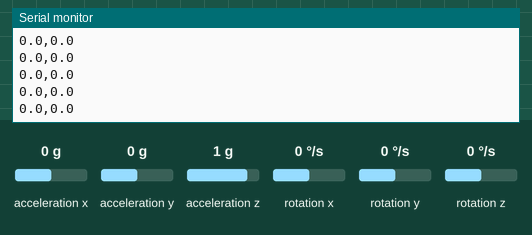
A program run on a simulated ESP32. Shown: the last lines printed to the serial monitor. Wiring (inferred from the names in the program): MPU-6050 motion sensor at I2C address 0x68. Inputs (shaded band) come from the test bench; at power-on: acceleration x 0 g, acceleration y 0 g, acceleration z 1 g, rotation x 0 °/s, rotation y 0 °/s, rotation z 0 °/s.

Above: at 1.4 s.
1.5 s: acceleration x set to -1.4 g
At 2.2 s:
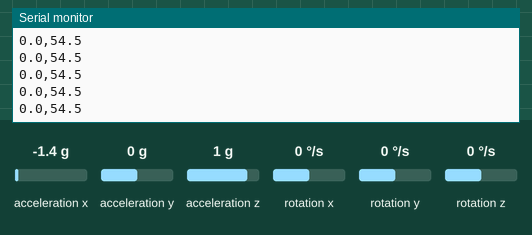
3.0 s: acceleration y set to -1.4 g
At 3.8 s:
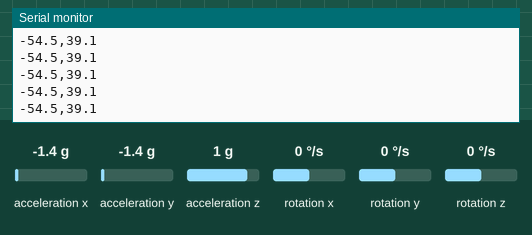
4.5 s: acceleration z set to -1.4 g
At 5.2 s:
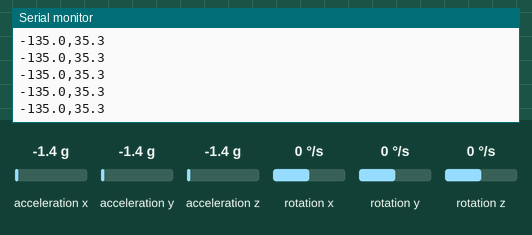
6.0 s: rotation x set to -192 °/s
At 6.9 s:
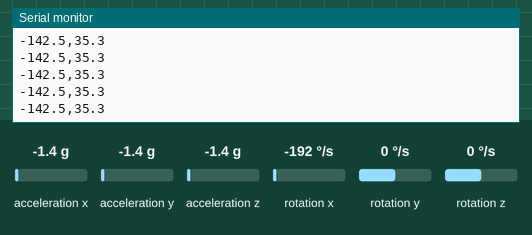
7.5 s: rotation y set to -192 °/s
At 8.3 s:
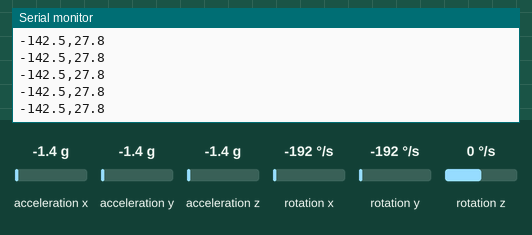
Timing chart, 0 to 10.0 s (numbered marks = the images above; inputs shaded):
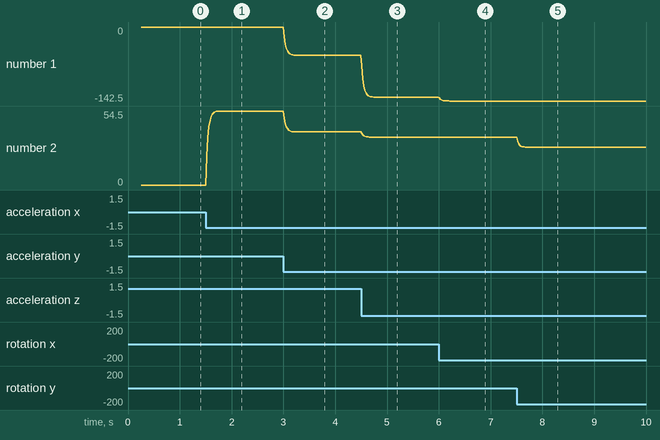

Measured:
- after the input at 1.5 s, the serial monitor: prints a new line at once (image 1)
- after the input at 3.0 s, the serial monitor: prints a new line at once (image 2)
- after the input at 4.5 s, the serial monitor: prints a new line at once (image 3)
- after the input at 6.0 s, the serial monitor: prints a new line at once (image 4)
- after the input at 7.5 s, the serial monitor: prints a new line at once (image 5)
- plotted number 1: 0 → -54.5 after the input at 3.0 s, -54.5 → -135 after the input at 4.5 s, -135 → -142.5 after the input at 6.0 s
- plotted number 2: 0 → 54.5 after the input at 1.5 s, 54.5 → 39.1 after the input at 3.0 s, 39.1 → 35.3 after the input at 4.5 s, 35.3 → 27.8 after the input at 7.5 s

The program:

main.cpp
```cpp
// ESP32 Dev Kit + MPU6050 -> "roll,pitch" lines over USB serial @115200
// Wiring: VCC->3V3  GND->GND  SDA->GPIO21  SCL->GPIO22
// Prints "ERR,<reason>" once per second if the sensor is not responding.
#include <Arduino.h>
#include <Wire.h>

#define SDA_PIN 21
#define SCL_PIN 22

uint8_t addr = 0x68;
bool mpuOk = false, firstSample = true;
float roll = 0, pitch = 0;
unsigned long lastMicros = 0, lastSend = 0, lastErr = 0;

bool probe(uint8_t a) {
  Wire.beginTransmission(a);
  Wire.write(0x75);                          // WHO_AM_I
  if (Wire.endTransmission(false) != 0) return false;
  if (Wire.requestFrom(a, (uint8_t)1) != 1) return false;
  uint8_t id = Wire.read();
  return id == 0x68 || id == 0x69 || id == 0x70 || id == 0x71 || id == 0x72 || id == 0x98;
}

bool initMPU() {
  if (probe(0x68)) addr = 0x68;
  else if (probe(0x69)) addr = 0x69;
  else return false;
  Wire.beginTransmission(addr);
  Wire.write(0x6B); Wire.write(0x00);        // wake up
  if (Wire.endTransmission(true) != 0) return false;
  delay(50);
  lastMicros = micros();
  firstSample = true;
  return true;
}

int16_t rd16() { int16_t h = Wire.read(); return (h << 8) | Wire.read(); }

void setup() {
  Serial.begin(115200);
  Wire.begin(SDA_PIN, SCL_PIN);
  Wire.setClock(400000);
  delay(200);
  mpuOk = initMPU();
}

void loop() {
  if (!mpuOk) {
    if (millis() - lastErr >= 1000) {
      lastErr = millis();
      Serial.println("ERR,MPU6050 not found - check SDA=GPIO21 SCL=GPIO22 3V3 GND");
      mpuOk = initMPU();
    }
    return;
  }

  Wire.beginTransmission(addr);
  Wire.write(0x3B);
  Wire.endTransmission(false);
  if (Wire.requestFrom(addr, (uint8_t)14) != 14) {
    mpuOk = false;
    Serial.println("ERR,MPU6050 read failed - loose wire?");
    return;
  }

  float ax = rd16(), ay = rd16(), az = rd16();
  rd16();                                    // temperature
  float gx = rd16(), gy = rd16();

  unsigned long now = micros();
  float dt = (now - lastMicros) / 1e6f;
  lastMicros = now;

  float accRoll  = atan2f(ay, az) * RAD_TO_DEG;
  float accPitch = atan2f(-ax, sqrtf(ay * ay + az * az)) * RAD_TO_DEG;

  if (firstSample) { roll = accRoll; pitch = accPitch; firstSample = false; }
  else {
    roll  = 0.96f * (roll  + gx / 131.0f * dt) + 0.04f * accRoll;
    pitch = 0.96f * (pitch + gy / 131.0f * dt) + 0.04f * accPitch;
  }

  if (millis() - lastSend >= 20) {           // 50 Hz
    lastSend = millis();
    Serial.print(roll, 1);
    Serial.print(',');
    Serial.println(pitch, 1);
  }
}
```
